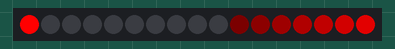
This program was run on a simulated ESP32 board running MicroPython. On the bench: 17 RGB LEDs in strip order, left to right. What the program prints to the serial console is not drawn.

Above: at 0.01 s.
At 0.52 s:
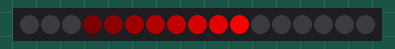
At 1.14 s:
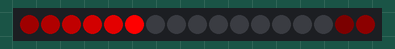

The program:

Comet.py
```python
import neopixel
from machine import Pin
import time

# WS2812 ring — comet with a long exponentially-decaying tail
# Wiring: DIN → GP3, VCC → VBUS (5V), GND → GND

NUM_LEDS    = 17
DATA_PIN    = 3
SPEED_MS    = 50   # ms per frame
TAIL_LENGTH = 8    # pixels behind the head

_np = neopixel.NeoPixel(Pin(DATA_PIN), NUM_LEDS)


def _draw(head):
    for i in range(NUM_LEDS):
        dist = (head - i) % NUM_LEDS
        if dist == 0:
            b = 255
        elif dist < TAIL_LENGTH:
            b = int(220 * (1 - dist / TAIL_LENGTH) ** 2)
        else:
            b = 0
        _np[i] = (b, 0, 0)
    _np.write()


def setup():
    for i in range(NUM_LEDS):
        _np[i] = (0, 0, 0)
    _np.write()
    print('Comet started')


_head = 0

def loop():
    global _head
    _draw(_head)
    _head = (_head + 1) % NUM_LEDS
    time.sleep_ms(SPEED_MS)


if __name__ == '__main__':
    try:
        setup()
        while True:
            loop()
    except (Exception, KeyboardInterrupt) as e:
        for i in range(NUM_LEDS):
            _np[i] = (0, 0, 0)
        _np.write()
        print(e)
```

Measured:
- by itself, everything shown: repeats every 0.87 s, in 17 steps
